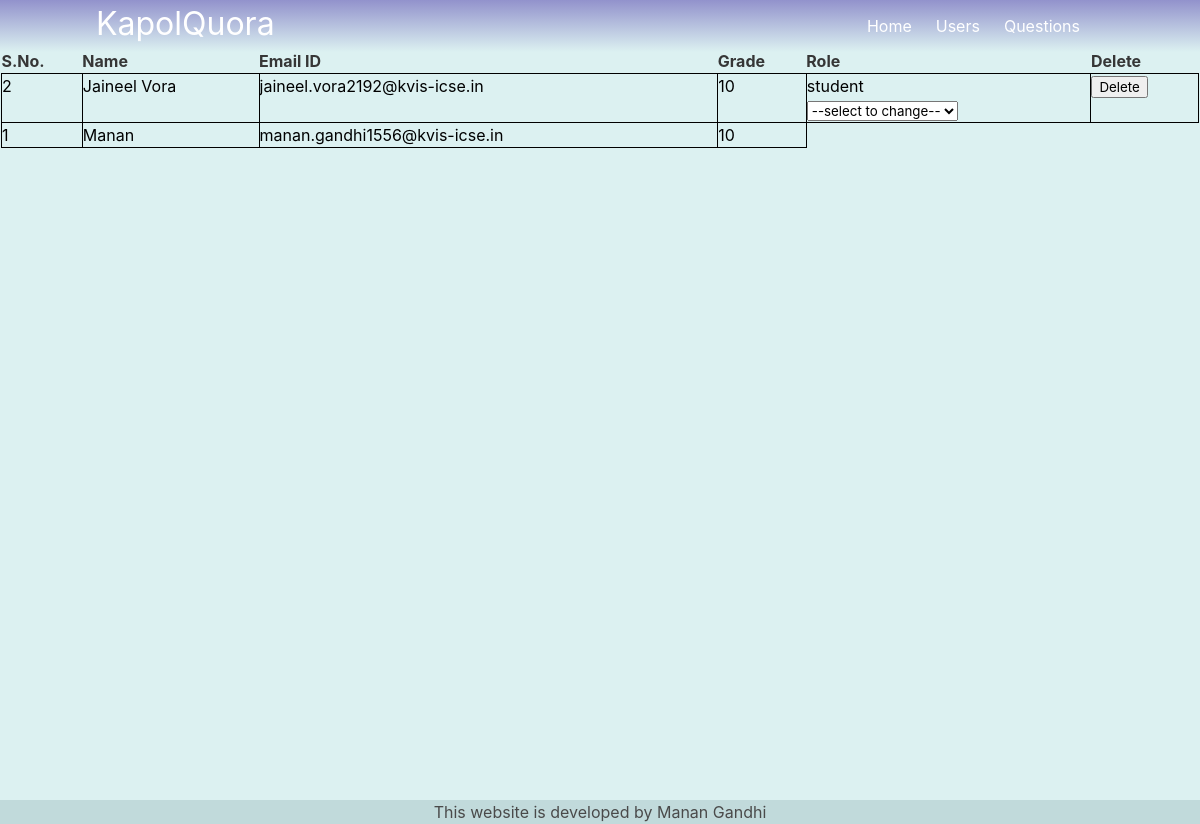
The app's page /admin/Users (signed in) with its own data.
### models.py (models this page shows)
class User(UserMixin, db.Model):
		id = db.Column(db.Integer, primary_key=True) # primary keys are required by SQLAlchemy
		email = db.Column(db.String(100), unique=True)
		password = db.Column(db.String(100))
		name = db.Column(db.String(1000))
		is_teacher=db.Column(db.Boolean, default=False)
		std=db.Column(db.Integer())

### main.py (the view)
@main.route('/admin/Users')
@login_required
def users_admin():
	if User.query.filter(User.name==current_user.name).first().is_teacher:
		users=User.query.all()[::-1]
		return render_template('admin/users.html', users=users)
	return abort(404)

### initial.py (called while the page is built)
def create_app():
    app = Flask(__name__)
    app.config['FLASK_ADMIN_SWATCH'] = 'cerulean'
    app.config['SECRET_KEY'] = 'This-is-my-Secret'
    app.config['SQLALCHEMY_DATABASE_URI'] = 'sqlite:///db.sqlite'
    db.init_app(app)
    login_manager = LoginManager()
    login_manager.login_view = 'auth.login'
    login_manager.init_app(app)
    def page_not_found(e):
        return render_template('404.html'),404
    app.register_error_handler(404, page_not_found)
    from models import User
    @login_manager.user_loader
    def load_user(user_id):
        return User.query.get(int(user_id))
    from auth import auth as auth_blueprint
    app.register_blueprint(auth_blueprint)
    from main import main as main_blueprint
    app.register_blueprint(main_blueprint)
    return app

### templates/admin/users.html
{%extends 'admin/base.html'%}
{% block content %}
{% if users %}
<table style="width: 100%;">
    <tr>
        <th>S.No.</th>
        <th>Name</th>
        <th>Email ID</th>
        <th>Grade</th>
        <th>Role</th>
        <th>Delete</th>
    </tr>
    {% for x in users %}
    <tr style="color: black;">
        <td style="border: 1px solid black;">{{x.id}}</td>
        <td style="border: 1px solid black;">{{x.name}}</td>
        <td style="border: 1px solid black;">{{x.email}}</td>
        <td style="border: 1px solid black;">{{x.std}}</td>
        {% if not x.email=="manan.gandhi1556@kvis-icse.in" %}<td style="border: 1px solid black;">{% if x.is_teacher %}teacher{% else %}student{% endif %}<form action="/admin/Users/change_role" method="POST"><input type="text" name="sno" value="{{x.id}}" hidden><select name="role" onchange="this.form.submit({{x.id}})"><option value="none" disabled selected>--select to change--</option><option value="student">student</option><option value="teacher">teacher</option></select></form></td>
				<td style="border: 1px solid black;"><form action="/admin/Users/delete" method="POST"><input type="text" name="sno" value="{{x.id}}" hidden><button type="submit">Delete</button></form></td>{% endif %}
    </tr>
    {% endfor %}
</table>
{% else %}
<h1 style="color:black; margin:auto; text-align:center">No Data can be found here!</h1>
{% endif %}
{% endblock %}

### templates/admin/base.html (style rules this page uses)
html { --scrollbarBG: transparent; --thumbBG: #90A4AE; }

### records on screen
User: id "2", name "Jaineel Vora", email "jaineel.vora2192@kvis-icse.in", std "10", is_teacher "student"
User: id "1", name "Manan", email "manan.gandhi1556@kvis-icse.in", std "10"
